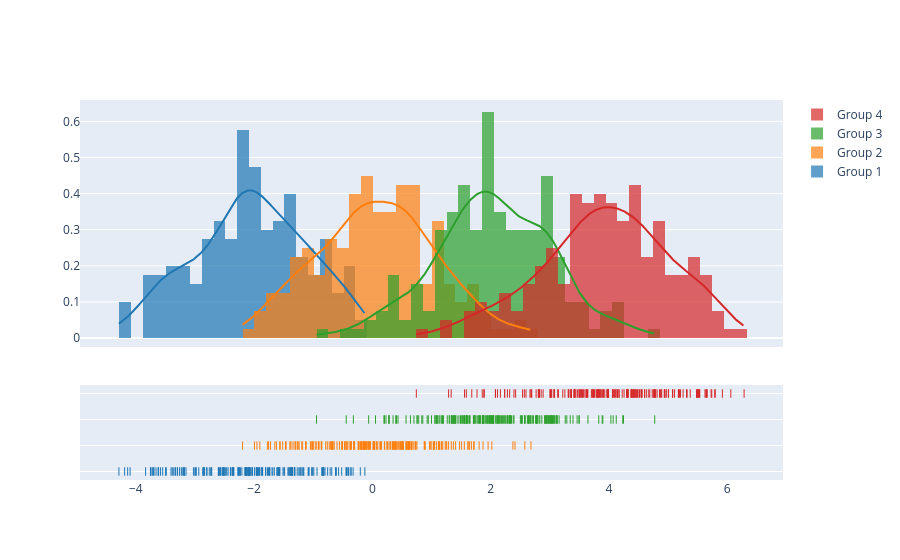

The notebook cell saved with this chart:
### Code cell
import plotly.figure_factory as ff

# Add histogram data
x1 = np.random.randn(200) - 2
x2 = np.random.randn(200)
x3 = np.random.randn(200) + 2
x4 = np.random.randn(200) + 4

# Group data together
hist_data = [x1, x2, x3, x4]

group_labels = ['Group 1', 'Group 2', 'Group 3', 'Group 4']

# Create distplot with custom bin_size
fig = ff.create_distplot(hist_data, group_labels, bin_size=.2)
fig.show()

### Figure 1 — Plotly figure (JSON) as saved in the notebook; plotly's stock layout.template omitted (floating-point values rounded to 4 significant figures; data arrays with more than 128 entries replaced by an {"elided": "..."} marker saying what was removed)
{"data": [{"autobinx": false, "histnorm": "probability density", "legendgroup": "Group 1", "marker": {"color": "rgb(31, 119, 180)"}, "name": "Group 1", "opacity": 0.7, "type": "histogram", "x": {"elided": "200 float values"}, "xaxis": "x", "xbins": {"end": -0.1266, "size": 0.2, "start": -4.287}, "yaxis": "y"}, {"autobinx": false, "histnorm": "probability density", "legendgroup": "Group 2", "marker": {"color": "rgb(255, 127, 14)"}, "name": "Group 2", "opacity": 0.7, "type": "histogram", "x": {"elided": "200 float values"}, "xaxis": "x", "xbins": {"end": 2.682, "size": 0.2, "start": -2.196}, "yaxis": "y"}, {"autobinx": false, "histnorm": "probability density", "legendgroup": "Group 3", "marker": {"color": "rgb(44, 160, 44)"}, "name": "Group 3", "opacity": 0.7, "type": "histogram", "x": {"elided": "200 float values"}, "xaxis": "x", "xbins": {"end": 4.775, "size": 0.2, "start": -0.944}, "yaxis": "y"}, {"autobinx": false, "histnorm": "probability density", "legendgroup": "Group 4", "marker": {"color": "rgb(214, 39, 40)"}, "name": "Group 4", "opacity": 0.7, "type": "histogram", "x": {"elided": "200 float values"}, "xaxis": "x", "xbins": {"end": 6.287, "size": 0.2, "start": 0.7436}, "yaxis": "y"}, {"legendgroup": "Group 1", "marker": {"color": "rgb(31, 119, 180)"}, "mode": "lines", "name": "Group 1", "showlegend": false, "type": "scatter", "x": {"elided": "500 float values"}, "xaxis": "x", "y": {"elided": "500 float values"}, "yaxis": "y"}, {"legendgroup": "Group 2", "marker": {"color": "rgb(255, 127, 14)"}, "mode": "lines", "name": "Group 2", "showlegend": false, "type": "scatter", "x": {"elided": "500 float values"}, "xaxis": "x", "y": {"elided": "500 float values"}, "yaxis": "y"}, {"legendgroup": "Group 3", "marker": {"color": "rgb(44, 160, 44)"}, "mode": "lines", "name": "Group 3", "showlegend": false, "type": "scatter", "x": {"elided": "500 float values"}, "xaxis": "x", "y": {"elided": "500 float values"}, "yaxis": "y"}, {"legendgroup": "Group 4", "marker": {"color": "rgb(214, 39, 40)"}, "mode": "lines", "name": "Group 4", "showlegend": false, "type": "scatter", "x": {"elided": "500 float values"}, "xaxis": "x", "y": {"elided": "500 float values"}, "yaxis": "y"}, {"legendgroup": "Group 1", "marker": {"color": "rgb(31, 119, 180)", "symbol": "line-ns-open"}, "mode": "markers", "name": "Group 1", "showlegend": false, "type": "scatter", "x": {"elided": "200 float values"}, "xaxis": "x", "y": {"elided": "200 str values"}, "yaxis": "y2"}, {"legendgroup": "Group 2", "marker": {"color": "rgb(255, 127, 14)", "symbol": "line-ns-open"}, "mode": "markers", "name": "Group 2", "showlegend": false, "type": "scatter", "x": {"elided": "200 float values"}, "xaxis": "x", "y": {"elided": "200 str values"}, "yaxis": "y2"}, {"legendgroup": "Group 3", "marker": {"color": "rgb(44, 160, 44)", "symbol": "line-ns-open"}, "mode": "markers", "name": "Group 3", "showlegend": false, "type": "scatter", "x": {"elided": "200 float values"}, "xaxis": "x", "y": {"elided": "200 str values"}, "yaxis": "y2"}, {"legendgroup": "Group 4", "marker": {"color": "rgb(214, 39, 40)", "symbol": "line-ns-open"}, "mode": "markers", "name": "Group 4", "showlegend": false, "type": "scatter", "x": {"elided": "200 float values"}, "xaxis": "x", "y": {"elided": "200 str values"}, "yaxis": "y2"}], "layout": {"barmode": "overlay", "hovermode": "closest", "legend": {"traceorder": "reversed"}, "xaxis": {"anchor": "y2", "domain": [0.0, 1.0], "zeroline": false}, "yaxis": {"anchor": "free", "domain": [0.35, 1], "position": 0.0}, "yaxis2": {"anchor": "x", "domain": [0, 0.25], "dtick": 1, "showticklabels": false}}}
